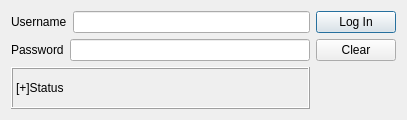
<?xml version="1.0" encoding="UTF-8"?>
<ui version="4.0">
 <class>Dialog</class>
 <widget class="QDialog" name="Dialog">
  <property name="geometry">
   <rect>
    <x>0</x>
    <y>0</y>
    <width>407</width>
    <height>120</height>
   </rect>
  </property>
  <property name="windowTitle">
   <string>Dialog</string>
  </property>
  <layout class="QGridLayout" name="gridLayout">
   <item row="0" column="0">
    <layout class="QVBoxLayout" name="verticalLayout">
     <item>
      <layout class="QHBoxLayout" name="horizontalLayout">
       <item>
        <widget class="QLabel" name="label">
         <property name="text">
          <string>Username</string>
         </property>
        </widget>
       </item>
       <item>
        <widget class="QLineEdit" name="txtUser"/>
       </item>
      </layout>
     </item>
     <item>
      <layout class="QHBoxLayout" name="horizontalLayout_2">
       <item>
        <widget class="QLabel" name="label_2">
         <property name="text">
          <string>Password</string>
         </property>
        </widget>
       </item>
       <item>
        <widget class="QLineEdit" name="txtPass">
         <property name="echoMode">
          <enum>QLineEdit::Password</enum>
         </property>
        </widget>
       </item>
      </layout>
     </item>
    </layout>
   </item>
   <item row="0" column="1">
    <layout class="QVBoxLayout" name="verticalLayout_2">
     <item>
      <widget class="QPushButton" name="btnLogin">
       <property name="text">
        <string>Log In</string>
       </property>
      </widget>
     </item>
     <item>
      <widget class="QPushButton" name="btnClear">
       <property name="text">
        <string>Clear</string>
       </property>
      </widget>
     </item>
    </layout>
   </item>
   <item row="1" column="0">
    <widget class="QLabel" name="lblResult">
     <property name="frameShape">
      <enum>QFrame::Box</enum>
     </property>
     <property name="frameShadow">
      <enum>QFrame::Raised</enum>
     </property>
     <property name="text">
      <string>[+]Status</string>
     </property>
    </widget>
   </item>
  </layout>
 </widget>
 <layoutdefault spacing="6" margin="11"/>
 <resources/>
 <connections/>
</ui>
